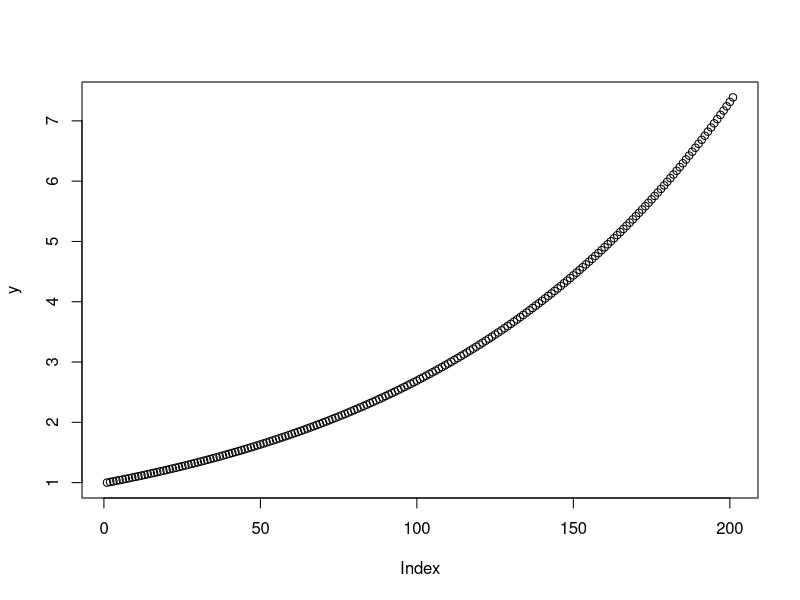
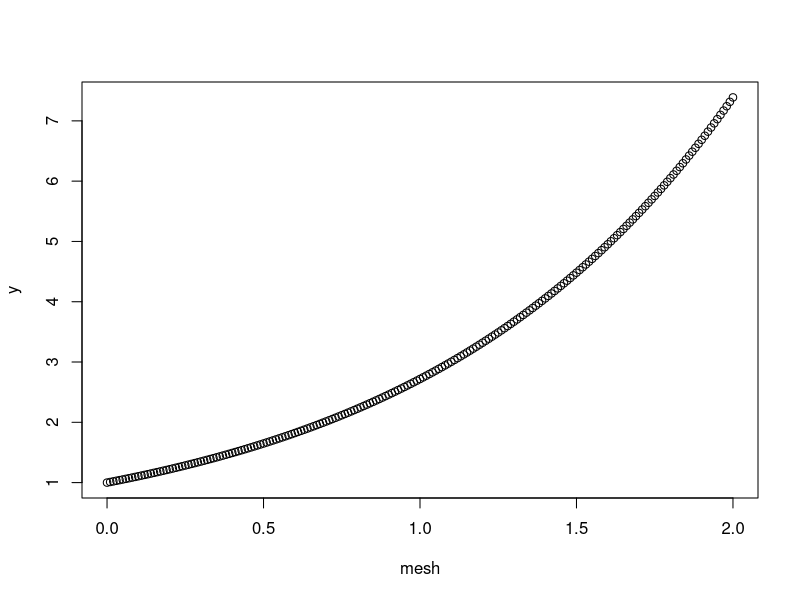
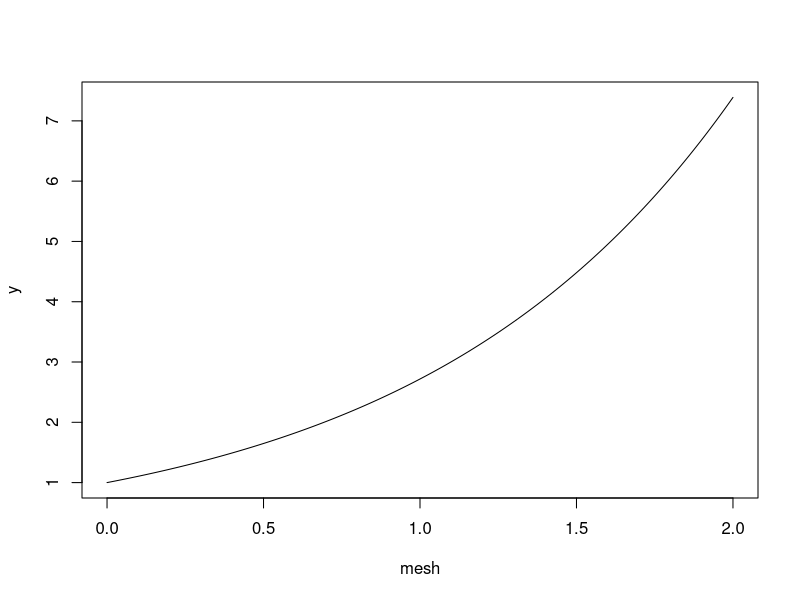
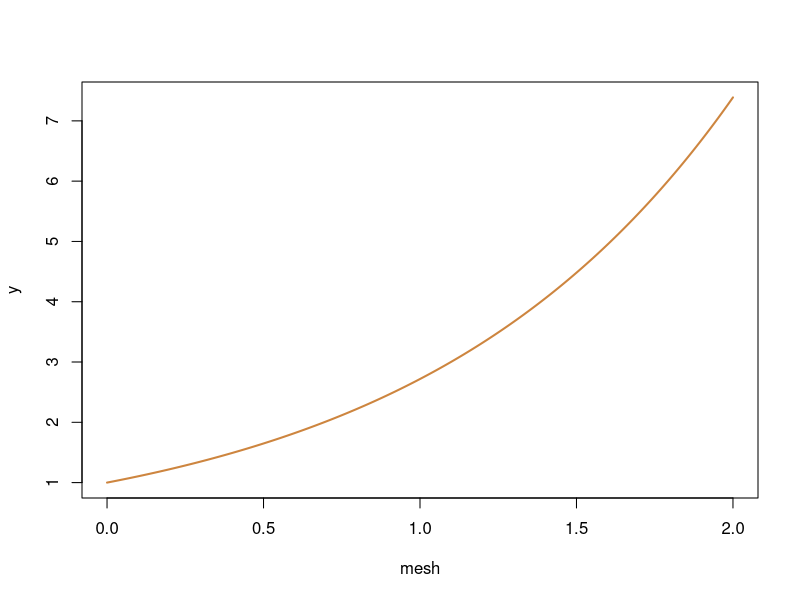
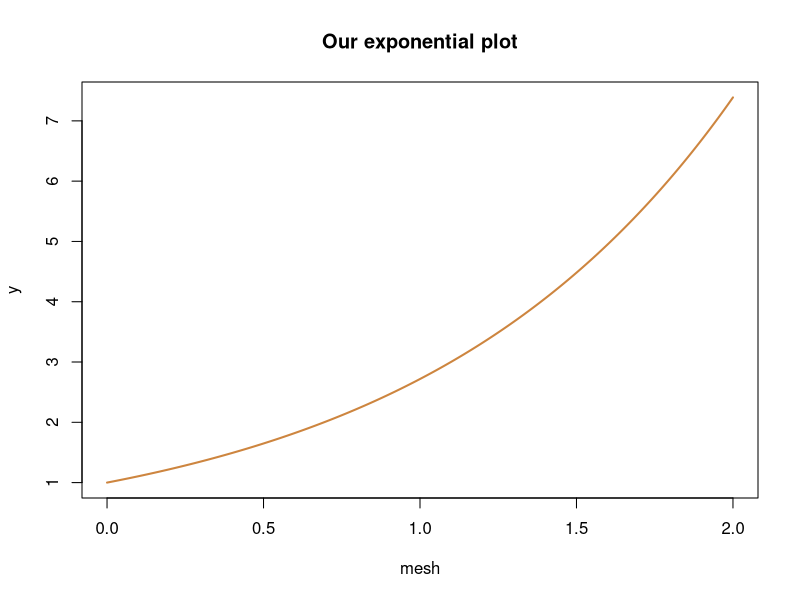
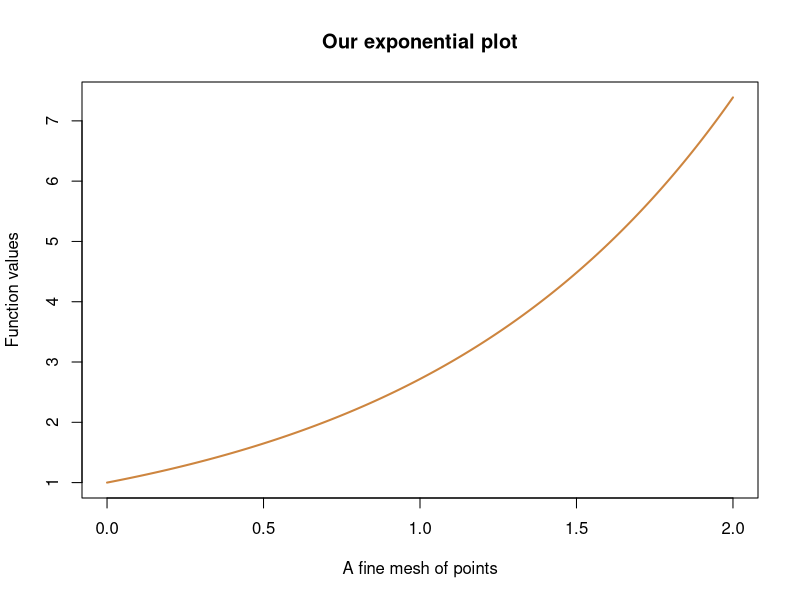

Write R code to recreate these figures, in order.
#let's define x to be 4
x=4

#we define y to be 7
y<-7

#z becomes the difference between the two
(z=x-y)

#now we look at vector stuff!
p=seq(1,7,0.5)
print(p)

p[-c(2,4)]

exp(p)

2*p

length(p)

(r=-1:11)

(p+r)

(s=seq(1,19, 2))

v=c(2,5)

w=s+v
w

(w.1=c(w,897))

w.1[3]=pi
w.1

append(w.1,-4)
(w.1)
w.1=append(w.1,-4)
w.1

mesh=seq(0,2,0.01)
y=exp(mesh)

plot(y)

plot(mesh, y)

plot(mesh, y, type="l")

plot(mesh, y, type="l", col="peru", lwd=2)

plot(mesh, y, type="l", col="peru", lwd=2, 
     main="Our exponential plot")

plot(mesh, y, type="l", col="peru", lwd=2, 
     main="Our exponential plot",
     xlab="A fine mesh of points",
     ylab="Function values")
